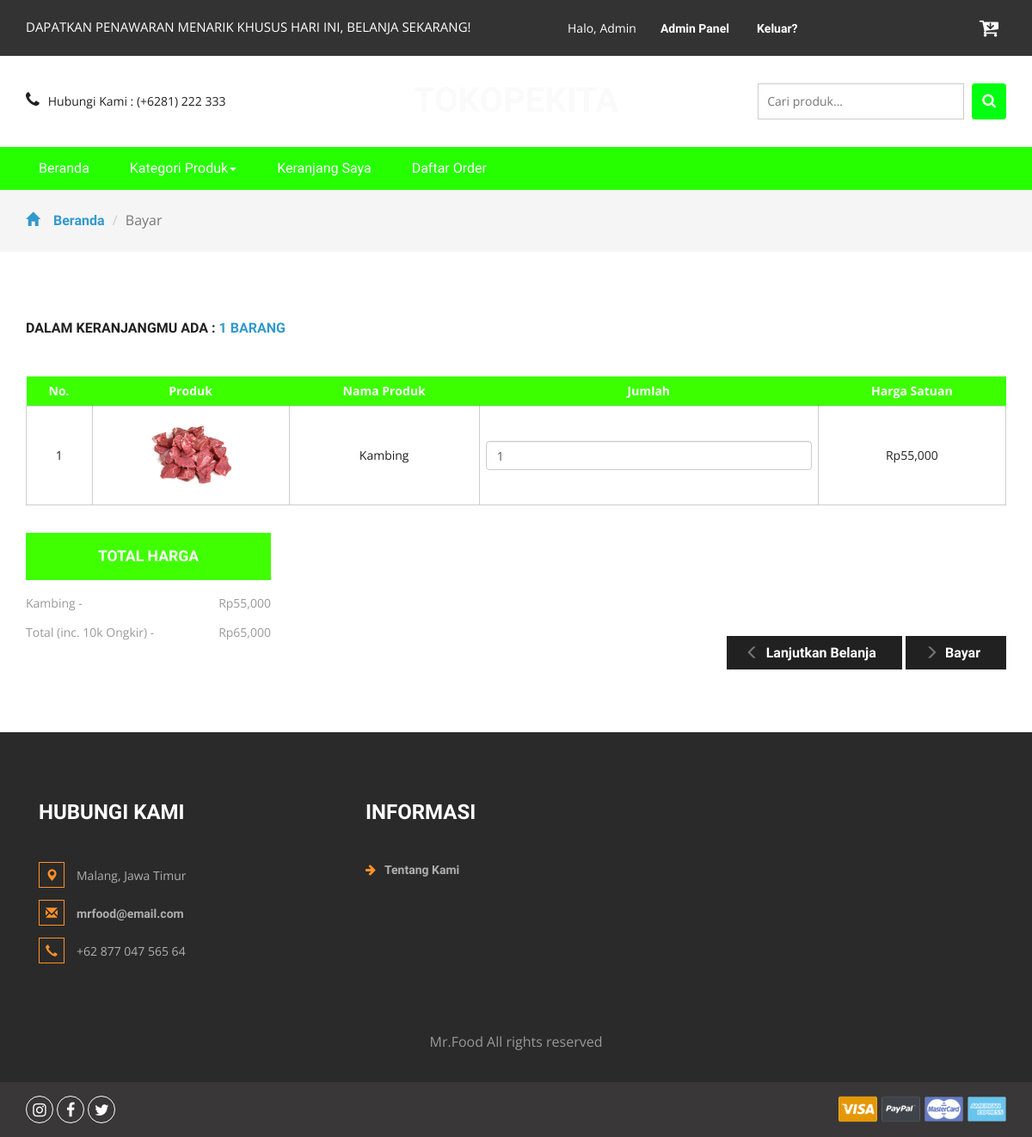
Page /order.php?id=168wjSVV91UuI (signed in) on the earlier database version.
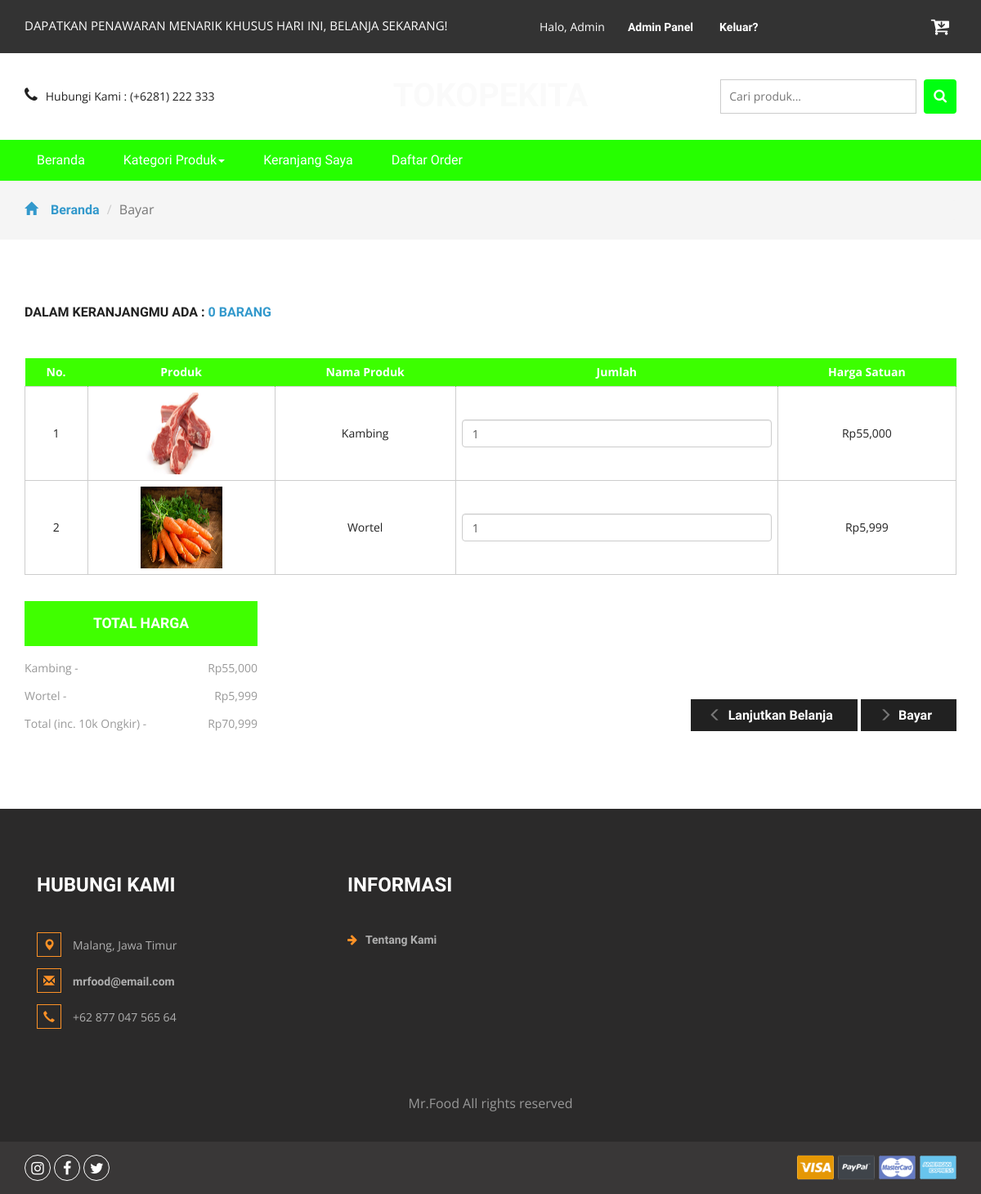
Same page on the later database version.
### tables this page shows
CREATE TABLE `detailorder` (
  `detailid` int(11) NOT NULL,
  `orderid` varchar(100) NOT NULL,
  `idproduk` int(11) NOT NULL,
  `qty` int(11) NOT NULL
);

CREATE TABLE `produk` (
  `idproduk` int(11) NOT NULL,
  `idkategori` int(11) NOT NULL,
  `namaproduk` varchar(30) NOT NULL,
  `gambar` varchar(100) NOT NULL,
  `deskripsi` varchar(200) NOT NULL,
  `rate` int(11) NOT NULL,
  `hargabefore` int(11) NOT NULL,
  `hargaafter` int(11) NOT NULL,
  `tgldibuat` timestamp NOT NULL DEFAULT current_timestamp(),
  `stok` int(11) NOT NULL
);

### order.php (the view, shortened to what the changed rows need)
<?php
include 'dbconnect.php';
$idorder = $_GET['id'];
	$uid = $_SESSION['id'];
	$caricart = mysqli_query($conn,"select * from cart where userid='$uid' and status='Cart'");
	$fetc = mysqli_fetch_array($caricart);
	$orderidd = $fetc['orderid'];
	$itungtrans = mysqli_query($conn,"select count(detailid) as jumlahtrans from detailorder where orderid='$orderidd'");
	$itungtrans2 = mysqli_fetch_assoc($itungtrans);
	$itungtrans3 = $itungtrans2['jumlahtrans'];
?>
<!DOCTYPE html>
<html>
<head>
<link href="css/bootstrap.css" rel="stylesheet" type="text/css" media="all" />
<link href="css/style.css" rel="stylesheet" type="text/css" media="all" />
<link href="css/font-awesome.css" rel="stylesheet">
</head>
<body>
	<div class="logo_products">
		<div class="container">
			<div class="w3ls_logo_products_left">
				<h1><a href="index.php">Tokopekita</a></h1>
			</div>
		</div>
	</div>
	<div class="checkout">
		<div class="container">
			<h2>Dalam keranjangmu ada : <span><?php echo $itungtrans3 ?> barang</span></h2>
			<div class="checkout-right">
				<table class="timetable_sub">
					<thead>
						<tr>
							<th>No.</th>
							<th>Produk</th>
							<th>Nama Produk</th>
							<th>Jumlah</th>
							<th>Harga Satuan</th>
						</tr>
					</thead>
					<?php
						$brg=mysqli_query($conn,"SELECT * from detailorder d, produk p where orderid='$idorder' and d.idproduk=p.idproduk order by d.idproduk ASC");
						$no=1;
						while($b=mysqli_fetch_array($brg)){
					?>
					<tr class="rem1"><form method="post">
						<td class="invert"><?php echo $no++ ?></td>
						<td class="invert"><a href="product.php?idproduk=<?php echo $b['idproduk'] ?>"><img src="<?php echo $b['gambar'] ?>" width="100px" height="100px" /></a></td>
						<td class="invert"><?php echo $b['namaproduk'] ?></td>
						<td class="invert">
							 <div class="quantity">
								<div class="quantity-select">
									<input type="number" name="jumlah" class="form-control" height="100px" value="<?php echo $b['qty'] ?>" \>
								</div>
							</div>
						</td>
						<td class="invert">Rp<?php echo number_format($b['hargaafter']) ?></td>
					</tr>
					<?php
						}
					?>
				</table>
			</div>
			<div class="checkout-left">
				<div class="checkout-left-basket">
					<ul>
						<?php
						$brg=mysqli_query($conn,"SELECT * from detailorder d, produk p where orderid='$idorder' and d.idproduk=p.idproduk order by d.idproduk ASC");
						$subtotal = 10000;
						while($b=mysqli_fetch_array($brg)){
						$hrg = $b['hargaafter'];
						$qtyy = $b['qty'];
						$totalharga = $hrg * $qtyy;
						$subtotal += $totalharga
						?>
						<li><?php echo $b['namaproduk']?><i> - </i> <span>Rp<?php echo number_format($totalharga) ?> </span></li>
						<?php
						}
						?>
						<li>Total (inc. 10k Ongkir)<i> - </i> <span>Rp<?php echo number_format($subtotal) ?></span></li>
					</ul>
				</div>
			</div>
		</div>
	</div>
<link href="css/skdslider.css" rel="stylesheet">
</body>
</html>

Differences in the rows shown:
changed through a linked row, detailorder "Kambing": idproduk.gambar: a different picture
added detailorder: idproduk.gambar (picture), idproduk.namaproduk "Wortel", jumlah "1", idproduk.hargaafter "5,999", totalharga "5,999"
Other differences:
$itungtrans3: "1" → "0"
$subtotal: "65,000" → "70,999"
